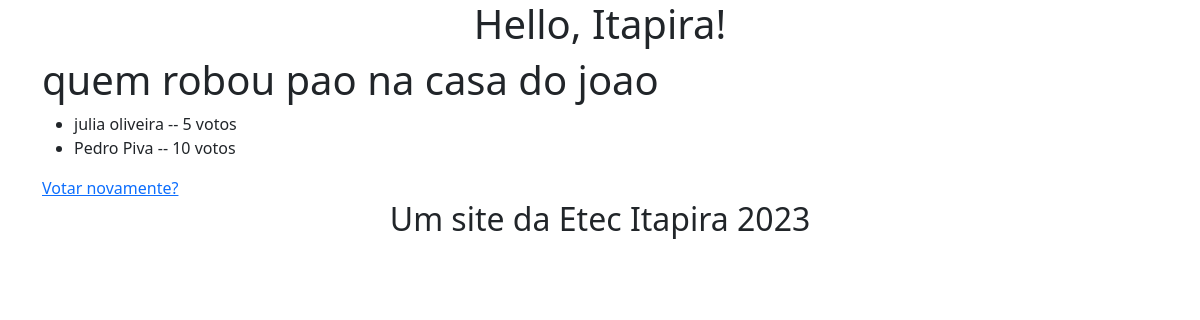
/enquete/3/resultados/, run on an earlier commit of the app's database.
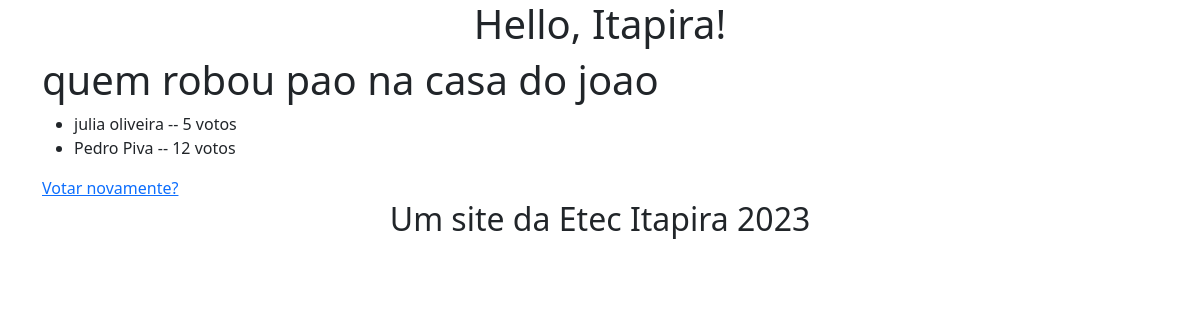
And on a later commit of the database.
### enquete/models.py (models this page shows, shortened)
class Resposta(models.Model):
    questao = models.ForeignKey(Questao, on_delete=models.CASCADE)
    resposta = models.CharField(max_length=200)
    votos = models.IntegerField(default=0)

### enquete/views.py (the view)
# urls.py: path("<int:pk>/resultados/", views.ResultadosView.as_view(), name="resultados"),
class ResultadosView(generic.DetailView):
    model = Questao
    template_name = 'enquete/resultado.html'

### enquete/templates/enquete/resultado.html
{% extends "enquete/base.html" %}
{% block content %}
<h1>{{ questao.pergunta }}</h1>
<ul>
{% for respostas in questao.resposta_set.all %}
    <li>{{ respostas.resposta }} -- {{ respostas.votos }} voto{{ respostas.votos|pluralize }}</li>
{% endfor %}
</ul>
<a href="{% url 'detalhe' questao.id %}">Votar novamente?</a>
{% endblock %}

What changed in the data, as far as the page shows it:
changed Resposta "Pedro Piva": votos "10" → "12"
